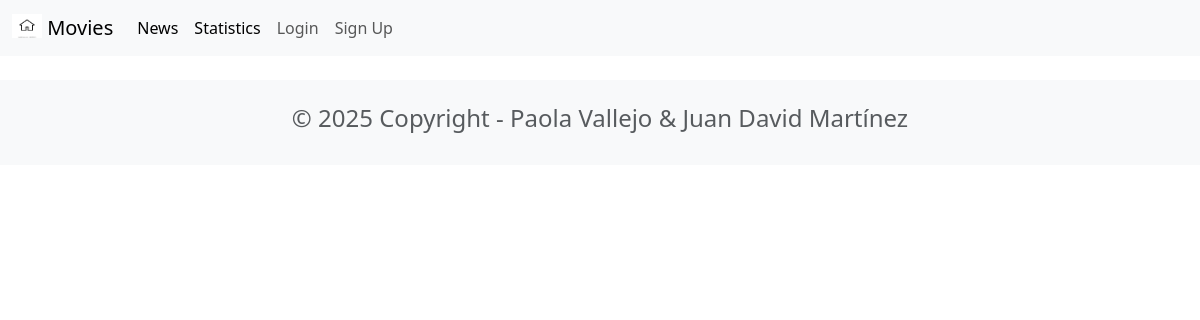
The page /news/ on the database as committed earlier.
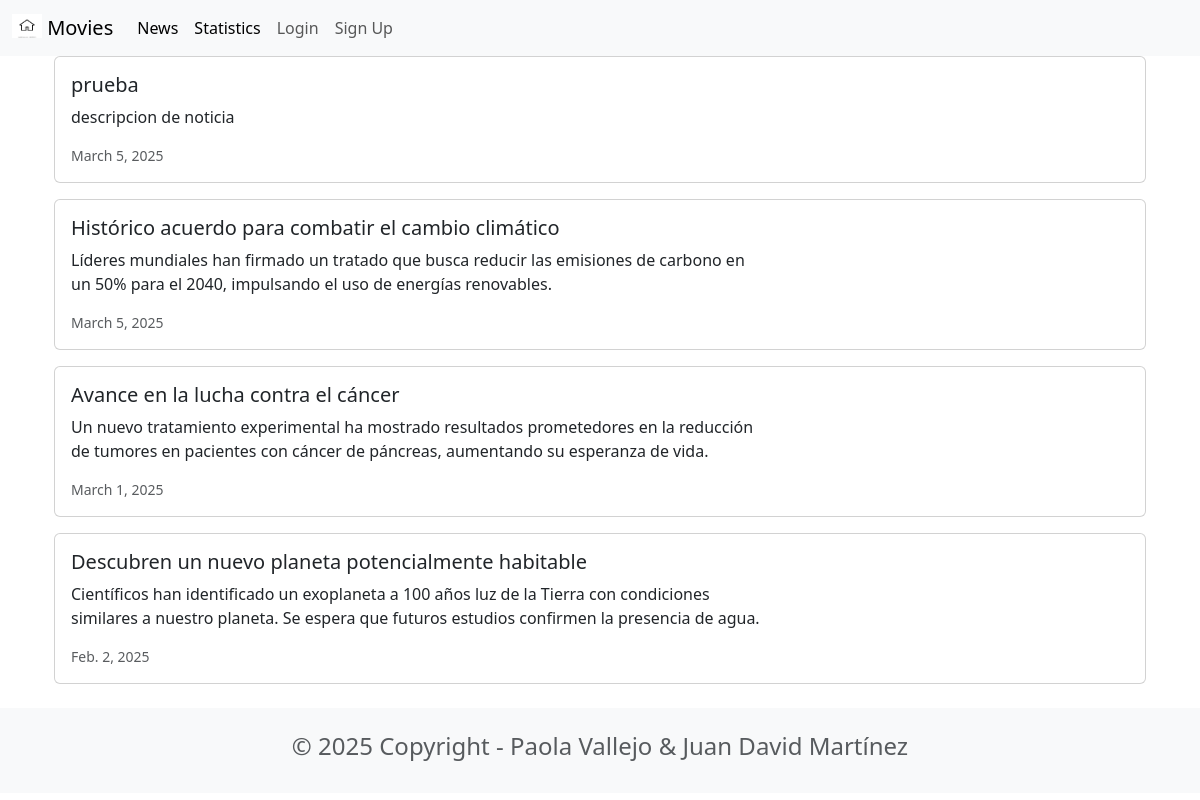
The same page on the database as committed later.
### news/models.py (models this page shows, shortened)
class News(models.Model):
    headline = models.CharField(max_length=200)
    body = models.TextField()
    date = models.DateField()

### news/views.py (the view)
# urls.py: path('news/', include('news.urls')),
def news(request):
    newss = News.objects.all().order_by('-date')
    return render(request, 'news.html', {'newss': newss})

### news/templates/news.html
{% extends 'base.html' %}
{% block content %}
<head>
    <link href="https://cdn.jsdelivr.net/npm/bootstrap@5.3.2/dist/css/bootstrap.min.css" rel="stylesheet">
</head>
<div class="container">
    {% for news in newss %}
    <div class="card mb-3">
        <div class="row g-0">
            <div class="col-md-8">
                <div class="card-body">
                    <h5 class="card-title">{{ news.headline }}</h5>
                    <p class="card-text">{{ news.body }}</p>
                    <p class="card-text"><small class="text-body-secondary">{{ news.date }}</small></p>
                </div>
            </div>
        </div>
    </div>
    {% endfor %}
</div>
{% endblock content %}

### moviereviews/templates/base.html (shortened to what this page needs)
{% load static %}
<head>
    <link href="https://cdn.jsdelivr.net/npm/bootstrap@5.3.2/dist/css/bootstrap.min.css" rel="stylesheet">
</head>
<nav class="navbar navbar-expand-lg bg-body-tertiary">
  <div class="container-fluid">
      <a class="navbar-brand" href="{% url 'home' %}">
          <img src="{% static 'images/home.png' %}" alt="" width="30" height="24"
          class="d-inline-block align-text-top" />
          Movies
      </a>
      <div class="collapse navbar-collapse" id="navbarSupportedContent">
          <ul class="navbar-nav me-auto mb-2 mb-lg-0">
              <li class="nav-item">
                  <a class="nav-link active" aria-current="page" href="{% url 'news' %}">News</a>
              </li>
              <li class="nav-item">
                  <a class="nav-link active" href="{% url 'statistics' %}">Statistics</a>
              </li>
              <li class="nav-item">
                  <a class="nav-link" href="#">Login</a>
              </li>
              <li class="nav-item">
                  <a class="nav-link" href="#">Sign Up</a>
              </li>
          </ul>
      </div>
  </div>
</nav>
<div class="container">
    {% block content %}
    {% endblock content %}
</div>
<footer class="text-center text-lg-start bg-light text-muted mt-4">
    <div class="container">
    <div class="row">
    <div class="text-center p-4">
    <h4>© 2025 Copyright - Paola Vallejo & Juan David Martínez</h4>
      </div>
    </div>
  </div>
</footer>

Rows that differ between the two databases and show on the page:
added News: headline "prueba", body "descripcion de noticia", date "March 5, 2025"
added News: headline "Histórico acuerdo para combatir el cambio climático", body "Líderes mundiales han firmado un tratado que busca reducir las emisiones de carbono en un 50% para el 2040, impulsando el uso de energías renovables.", date "March 5, 2025"
added News: headline "Avance en la lucha contra el cáncer", body "Un nuevo tratamiento experimental ha mostrado resultados prometedores en la reducción de tumores en pacientes con cáncer de páncreas, aumentando su esperanza de vida.", date "March 1, 2025"
added News: headline "Descubren un nuevo planeta potencialmente habitable", body "Científicos han identificado un exoplaneta a 100 años luz de la Tierra con condiciones similares a nuestro planeta. Se espera que futuros estudios confirmen la presencia de agua.", date "Feb. 2, 2025"
